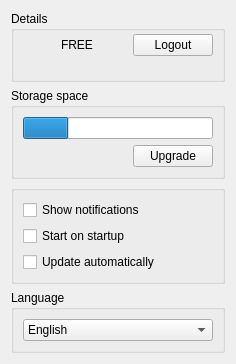
     <widget class="QWidget" name="pAccount">
      <layout class="QVBoxLayout" name="verticalLayout_2">
       <item>
        <widget class="QGroupBox" name="groupBox_3">
         <property name="title">
          <string>Details</string>
         </property>
         <layout class="QHBoxLayout" name="horizontalLayout_3" stretch="0,1">
          <property name="topMargin">
           <number>3</number>
          </property>
          <property name="bottomMargin">
           <number>9</number>
          </property>
          <item>
           <widget class="QLabel" name="lAccountImage">
            <property name="minimumSize">
             <size>
              <width>32</width>
              <height>32</height>
             </size>
            </property>
            <property name="maximumSize">
             <size>
              <width>32</width>
              <height>10000</height>
             </size>
            </property>
            <property name="text">
             <string/>
            </property>
            <property name="pixmap">
             <pixmap>://images/Free.ico</pixmap>
            </property>
            <property name="scaledContents">
             <bool>false</bool>
            </property>
            <property name="alignment">
             <set>Qt::AlignBottom|Qt::AlignLeading|Qt::AlignLeft</set>
            </property>
           </widget>
          </item>
          <item>
           <widget class="QWidget" name="widget" native="true">
            <layout class="QVBoxLayout" name="verticalLayout_6">
             <property name="spacing">
              <number>0</number>
             </property>
             <property name="margin">
              <number>0</number>
             </property>
             <item>
              <widget class="QWidget" name="wAccountDetails" native="true">
               <layout class="QHBoxLayout" name="horizontalLayout_4">
                <property name="spacing">
                 <number>0</number>
                </property>
                <property name="margin">
                 <number>0</number>
                </property>
                <item>
                 <widget class="QLabel" name="lAccountType">
                  <property name="text">
                   <string>FREE</string>
                  </property>
                 </widget>
                </item>
                <item>
                 <spacer name="hAccountDetails">
                  <property name="orientation">
                   <enum>Qt::Horizontal</enum>
                  </property>
                  <property name="sizeHint" stdset="0">
                   <size>
                    <width>40</width>
                    <height>20</height>
                   </size>
                  </property>
                 </spacer>
                </item>
                <item>
                 <widget class="QPushButton" name="bUnlink">
                  <property name="text">
                   <string>Logout</string>
                  </property>
                 </widget>
                </item>
               </layout>
              </widget>
             </item>
             <item>
              <widget class="QLabel" name="lEmail">
               <property name="text">
                <string/>
               </property>
              </widget>
             </item>
            </layout>
           </widget>
          </item>
         </layout>
        </widget>
       </item>
       <item>
        <widget class="QGroupBox" name="groupBox_4">
         <property name="title">
          <string>Storage space</string>
         </property>
         <layout class="QVBoxLayout" name="verticalLayout_7">
          <item>
           <widget class="QProgressBar" name="pStorage">
            <property name="value">
             <number>24</number>
            </property>
            <property name="textVisible">
             <bool>false</bool>
            </property>
           </widget>
          </item>
          <item>
           <widget class="QWidget" name="widget_3" native="true">
            <layout class="QHBoxLayout" name="horizontalLayout_5">
             <property name="spacing">
              <number>0</number>
             </property>
             <property name="margin">
              <number>0</number>
             </property>
             <item>
              <widget class="QLabel" name="lStorage">
               <property name="text">
                <string/>
               </property>
              </widget>
             </item>
             <item>
              <spacer name="hStorage">
               <property name="orientation">
                <enum>Qt::Horizontal</enum>
               </property>
               <property name="sizeHint" stdset="0">
                <size>
                 <width>40</width>
                 <height>20</height>
                </size>
               </property>
              </spacer>
             </item>
             <item>
              <widget class="QPushButton" name="bUpgrade">
               <property name="text">
                <string>Upgrade</string>
               </property>
              </widget>
             </item>
            </layout>
           </widget>
          </item>
         </layout>
        </widget>
       </item>
       <item>
        <widget class="QGroupBox" name="gGeneral">
         <property name="title">
          <string/>
         </property>
         <layout class="QVBoxLayout" name="verticalLayout_3" stretch="0,0,0">
          <item>
           <widget class="QCheckBox" name="cShowNotifications">
            <property name="text">
             <string>Show notifications</string>
            </property>
           </widget>
          </item>
          <item>
           <widget class="QCheckBox" name="cStartOnStartup">
            <property name="enabled">
             <bool>true</bool>
            </property>
            <property name="text">
             <string>Start on startup</string>
            </property>
           </widget>
          </item>
          <item>
           <widget class="QCheckBox" name="cAutoUpdate">
            <property name="enabled">
             <bool>true</bool>
            </property>
            <property name="text">
             <string>Update automatically</string>
            </property>
           </widget>
          </item>
         </layout>
        </widget>
       </item>
       <item>
        <widget class="QGroupBox" name="gLanguage">
         <property name="title">
          <string>Language</string>
         </property>
         <layout class="QVBoxLayout" name="verticalLayout_4">
          <item>
           <widget class="QComboBox" name="cLanguage">
            <item>
             <property name="text">
              <string>English</string>
             </property>
            </item>
           </widget>
          </item>
         </layout>
        </widget>
       </item>
      </layout>
     </widget>
